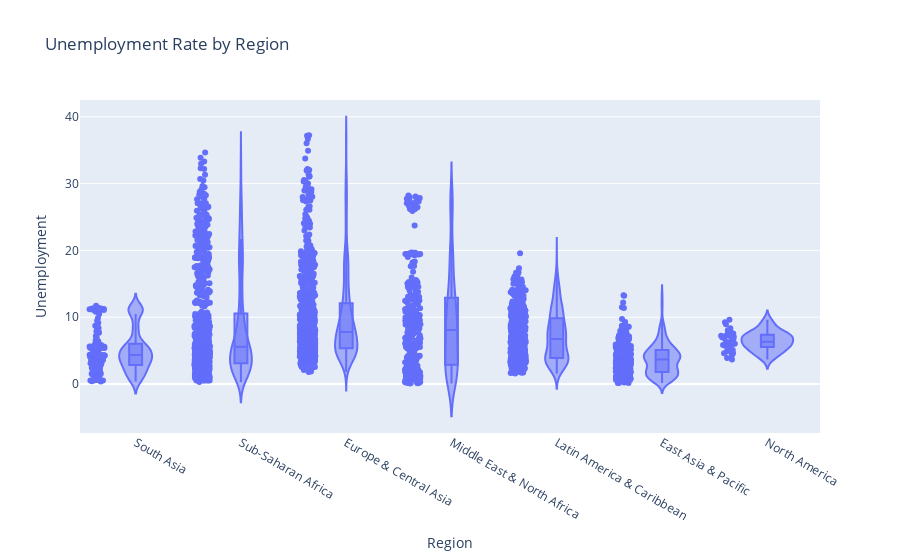

Here is the notebook cell this chart was saved with:
### Markdown cell above
# VIOLIN PLOT

### Code cell
# Violin Plot for Unemployment by Region
fig = px.violin(df, x='Region', y='Unemployment', box=True, points='all', 
                title='Unemployment Rate by Region')
fig.show()

### Figure 1 — Plotly figure (JSON) as saved in the notebook; plotly's stock layout.template omitted (floating-point values rounded to 4 significant figures; data arrays with more than 128 entries replaced by an {"elided": "..."} marker saying what was removed)
{"data": [{"alignmentgroup": "True", "box": {"visible": true}, "hovertemplate": "Region=%{x}<br>Unemployment=%{y}<extra></extra>", "legendgroup": "", "marker": {"color": "#636efa"}, "name": "", "offsetgroup": "", "orientation": "v", "points": "all", "scalegroup": "True", "showlegend": false, "type": "violin", "x": {"elided": "3306 str values"}, "x0": " ", "xaxis": "x", "y": {"elided": "3306 float values"}, "y0": " ", "yaxis": "y"}], "layout": {"legend": {"tracegroupgap": 0}, "title": {"text": "Unemployment Rate by Region"}, "violinmode": "group", "xaxis": {"anchor": "y", "domain": [0, 1], "title": {"text": "Region"}}, "yaxis": {"anchor": "x", "domain": [0, 1], "title": {"text": "Unemployment"}}}}
